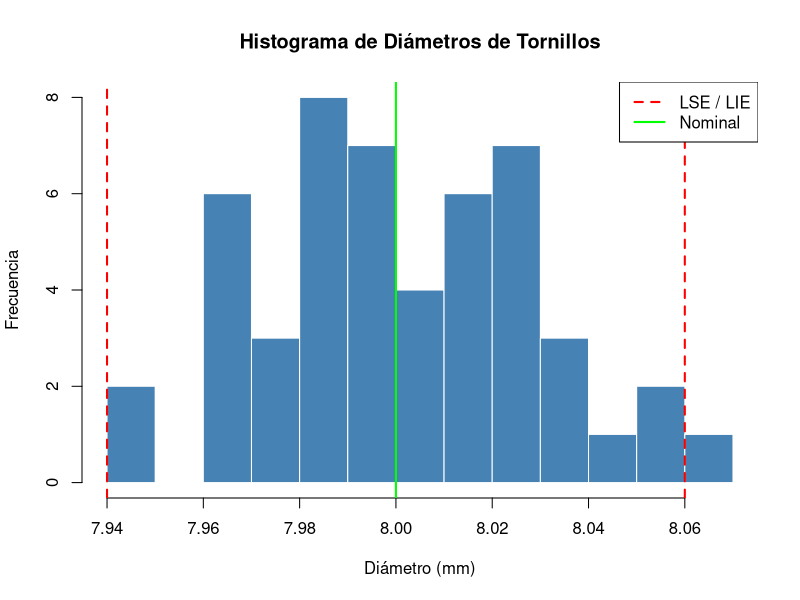
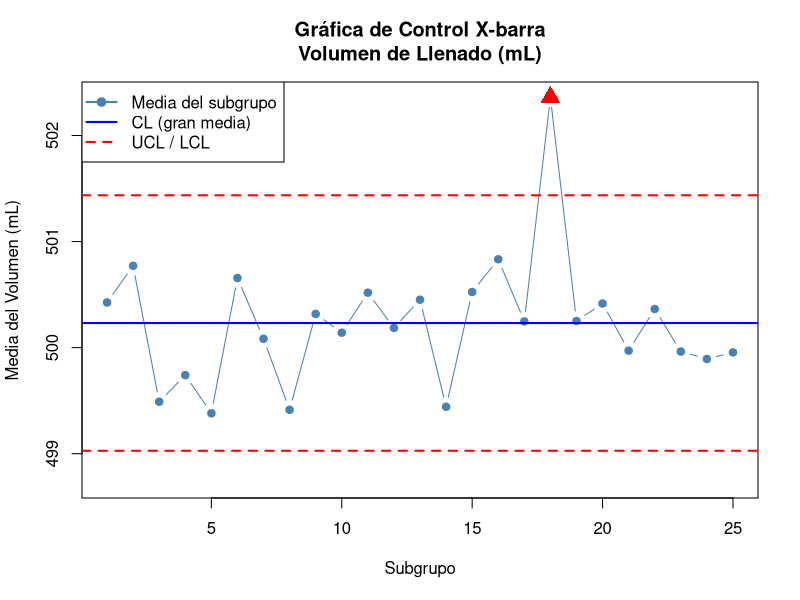
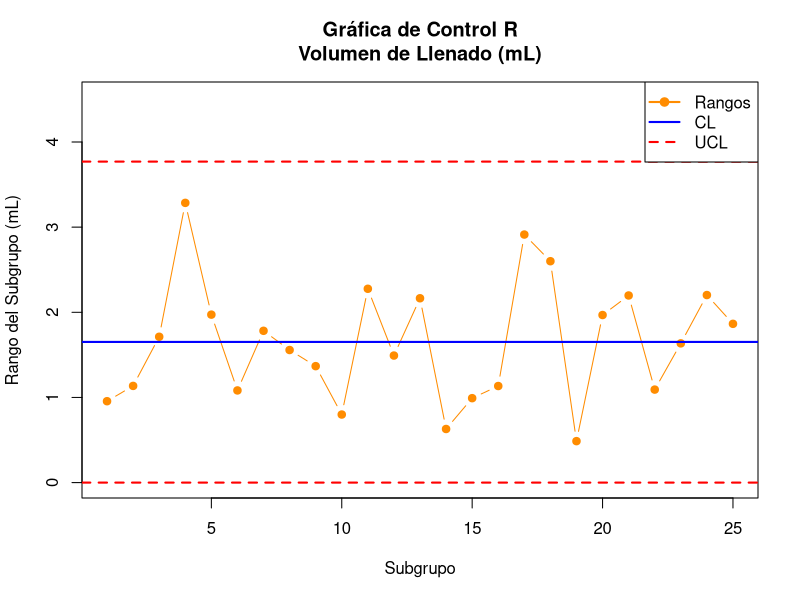
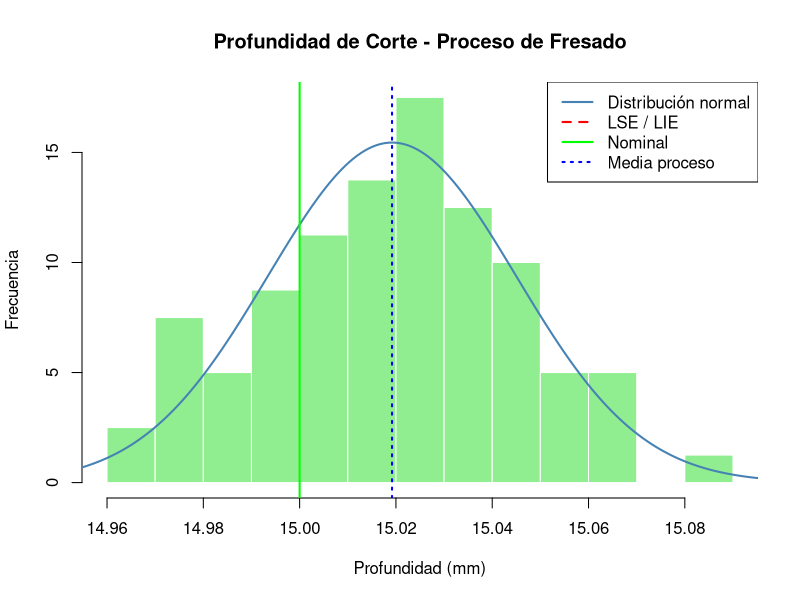
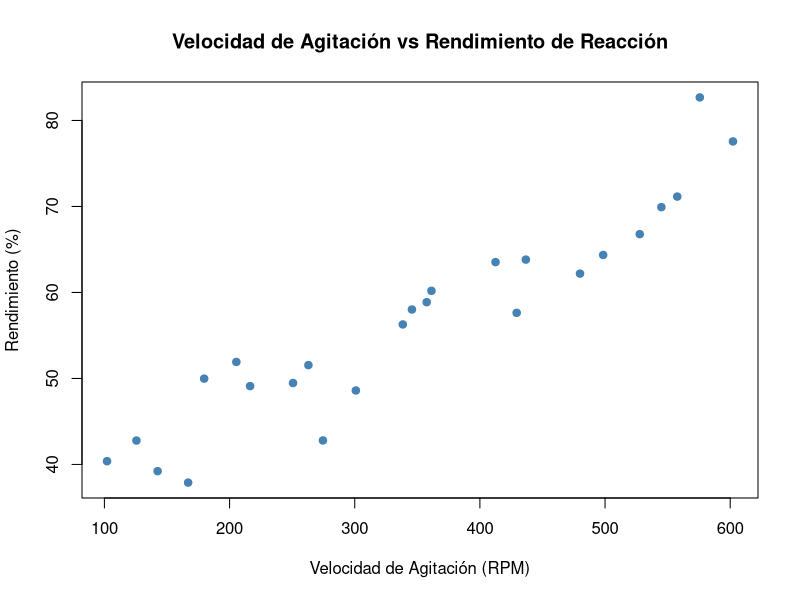
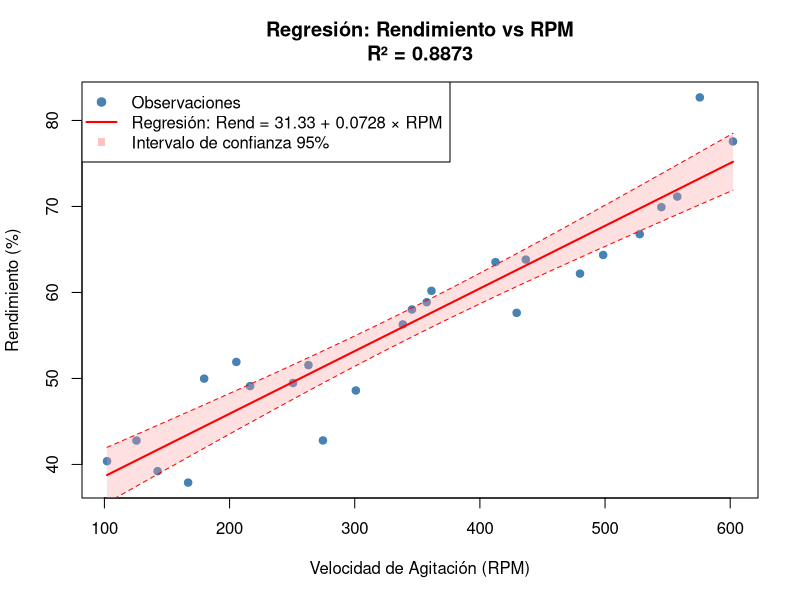
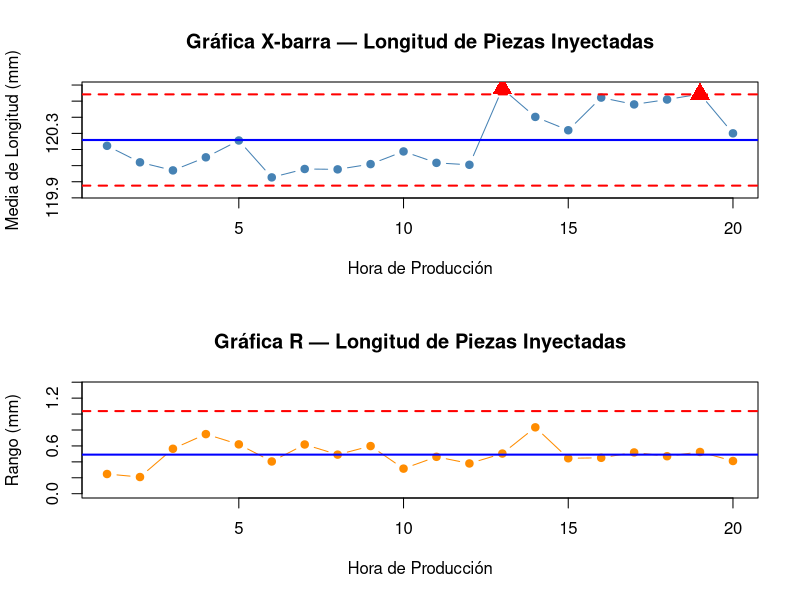

Write the R code that produced these figures, in order.
## ---- chunk 1
knitr::opts_chunk$set(echo = TRUE, comment = NA)
## ---- chunk 2
set.seed(123)
diametros <- round(rnorm(50, mean = 8.00, sd = 0.03), 3)
print(diametros)
## ---- chunk 3
# Calcula la media, mediana y moda del diámetro
media_d   <- mean(diametros)
mediana_d <- median(diametros)

# R no tiene función nativa para la moda, la calculamos manualmente:
moda_d <- as.numeric(names(sort(table(diametros), decreasing = TRUE)[1]))

cat("Media:   ", round(media_d, 4),   "mm\n")
cat("Mediana: ", round(mediana_d, 4), "mm\n")
cat("Moda:    ", moda_d, "mm\n")
## ---- chunk 4
# Rango, desviación estándar, varianza y coeficiente de variación
rango    <- diff(range(diametros))
sd_d     <- sd(diametros)
var_d    <- var(diametros)
cv       <- (sd_d / media_d) * 100

cat("Rango:                  ", round(rango, 4), "mm\n")
cat("Desviación estándar:    ", round(sd_d, 4),  "mm\n")
cat("Varianza:               ", round(var_d, 6), "mm²\n")
cat("Coeficiente de variación:", round(cv, 4),   "%\n")
## ---- chunk 5
LSE <- 8.06   # Límite Superior de Especificación
LIE <- 7.94   # Límite Inferior de Especificación

hist(diametros,
     main   = "Histograma de Diámetros de Tornillos",
     xlab   = "Diámetro (mm)",
     ylab   = "Frecuencia",
     col    = "steelblue",
     border = "white",
     breaks = 12)
abline(v = LSE,  col = "red",   lwd = 2, lty = 2)
abline(v = LIE,  col = "red",   lwd = 2, lty = 2)
abline(v = 8.00, col = "green", lwd = 2)
legend("topright",
       legend = c("LSE / LIE", "Nominal"),
       col    = c("red", "green"),
       lty    = c(2, 1),
       lwd    = 2)
## ---- chunk 6
set.seed(2024)
n_sg  <- 25    # número de subgrupos
n_tam <- 4     # tamaño de cada subgrupo

# Simulamos datos de producción
volumenes_mat <- matrix(
  rnorm(n_sg * n_tam, mean = 500.2, sd = 0.8),
  nrow = n_tam,
  ncol = n_sg
)

# Introducimos una causa especial en el subgrupo 18 (ajuste incorrecto)
volumenes_mat[, 18] <- volumenes_mat[, 18] + 2.5

cat("Matriz de datos (cada columna = 1 subgrupo):\n")
print(round(volumenes_mat, 2))
## ---- chunk 7
medias_sg <- colMeans(volumenes_mat)
rangos_sg <- apply(volumenes_mat, 2, function(x) diff(range(x)))

cat("Medias por subgrupo:\n")
print(round(medias_sg, 3))
cat("\nRangos por subgrupo:\n")
print(round(rangos_sg, 3))
## ---- chunk 8
# Constantes para n = 4
A2_n4 <- 0.729
D3_n4 <- 0
D4_n4 <- 2.282

X_doble_barra <- mean(medias_sg)
R_barra       <- mean(rangos_sg)

UCL_x <- X_doble_barra + A2_n4 * R_barra
LCL_x <- X_doble_barra - A2_n4 * R_barra

plot(1:n_sg, medias_sg,
     type = "b",
     pch  = 19,
     col  = "steelblue",
     ylim = range(c(medias_sg, UCL_x + 0.3, LCL_x - 0.3)),
     main = "Gráfica de Control X-barra\nVolumen de Llenado (mL)",
     xlab = "Subgrupo",
     ylab = "Media del Volumen (mL)")
abline(h = X_doble_barra, col = "blue",  lwd = 2)
abline(h = UCL_x,         col = "red",   lwd = 2, lty = 2)
abline(h = LCL_x,         col = "red",   lwd = 2, lty = 2)

# Detectar y resaltar puntos fuera de control
fuera_control <- which(medias_sg > UCL_x | medias_sg < LCL_x)
if (length(fuera_control) > 0) {
  points(fuera_control, medias_sg[fuera_control],
         col = "red", pch = 17, cex = 2)
  cat("⚠ Subgrupo(s) fuera de control:", fuera_control, "\n")
}

legend("topleft",
       legend = c("Media del subgrupo", "CL (gran media)", "UCL / LCL"),
       col    = c("steelblue", "blue", "red"),
       lty    = c(1, 1, 2),
       pch    = c(19, NA, NA),
       lwd    = 2)
## ---- chunk 9
UCL_R <- D4_n4 * R_barra
LCL_R <- D3_n4 * R_barra

plot(1:n_sg, rangos_sg,
     type = "b",
     pch  = 19,
     col  = "darkorange",
     ylim = c(0, max(rangos_sg, UCL_R) * 1.2),
     main = "Gráfica de Control R\nVolumen de Llenado (mL)",
     xlab = "Subgrupo",
     ylab = "Rango del Subgrupo (mL)")
abline(h = R_barra, col = "blue", lwd = 2)
abline(h = UCL_R,   col = "red",  lwd = 2, lty = 2)
abline(h = LCL_R,   col = "red",  lwd = 2, lty = 2)

fuera_R <- which(rangos_sg > UCL_R | rangos_sg < LCL_R)
if (length(fuera_R) > 0) {
  points(fuera_R, rangos_sg[fuera_R], col = "red", pch = 17, cex = 2)
  cat("⚠ Subgrupo(s) fuera de control en R:", fuera_R, "\n")
} else {
  cat("✓ Variabilidad bajo control estadístico\n")
}

legend("topright",
       legend = c("Rangos", "CL", "UCL"),
       col    = c("darkorange", "blue", "red"),
       lty    = c(1, 1, 2),
       pch    = c(19, NA, NA),
       lwd    = 2)
## ---- chunk 10
set.seed(55)
profundidad <- rnorm(80, mean = 15.02, sd = 0.028)  # proceso ligeramente descentrado

LSE_f <- 15.10
LIE_f <- 14.90
## ---- chunk 11
hist(profundidad,
     main   = "Profundidad de Corte - Proceso de Fresado",
     xlab   = "Profundidad (mm)",
     ylab   = "Frecuencia",
     col    = "lightgreen",
     border = "white",
     breaks = 15,
     freq   = FALSE)

# Curva normal superpuesta
x_vals <- seq(min(profundidad) - 0.02, max(profundidad) + 0.02, length.out = 200)
lines(x_vals, dnorm(x_vals, mean(profundidad), sd(profundidad)),
      col = "steelblue", lwd = 2)

abline(v = LSE_f,  col = "red",   lwd = 2, lty = 2)
abline(v = LIE_f,  col = "red",   lwd = 2, lty = 2)
abline(v = 15.00,  col = "green", lwd = 2)
abline(v = mean(profundidad), col = "blue", lwd = 2, lty = 3)

legend("topright",
       legend = c("Distribución normal", "LSE / LIE", "Nominal", "Media proceso"),
       col    = c("steelblue", "red", "green", "blue"),
       lty    = c(1, 2, 1, 3),
       lwd    = 2)
## ---- chunk 12
media_f  <- mean(profundidad)
sigma_f  <- sd(profundidad)

Cp_f  <- (LSE_f - LIE_f) / (6 * sigma_f)
Cpu_f <- (LSE_f - media_f) / (3 * sigma_f)
Cpl_f <- (media_f - LIE_f) / (3 * sigma_f)
Cpk_f <- min(Cpu_f, Cpl_f)

cat("=== ÍNDICES DE CAPACIDAD - PROCESO DE FRESADO ===\n\n")
cat("Media del proceso:       ", round(media_f, 4), "mm\n")
cat("Desviación estándar:     ", round(sigma_f, 4), "mm\n\n")
cat("Cp  =", round(Cp_f,  3), "\n")
cat("Cpu =", round(Cpu_f, 3), "\n")
cat("Cpl =", round(Cpl_f, 3), "\n")
cat("Cpk =", round(Cpk_f, 3), "\n\n")

# Interpretación automática
cat("--- Interpretación ---\n")
if (Cp_f >= 1.33) {
  cat("Cp: El proceso CABE dentro de las especificaciones (capaz por amplitud).\n")
} else {
  cat("Cp: El proceso NO cabe dentro de las especificaciones.\n")
}

if (Cpk_f >= 1.33) {
  cat("Cpk: El proceso está CENTRADO Y CAPAZ.\n")
} else if (Cpk_f >= 1.00) {
  cat("Cpk: El proceso es marginalmente capaz pero podría mejorar su centrado.\n")
} else {
  cat("Cpk: El proceso NO es capaz o NO está bien centrado — acción correctiva requerida.\n")
}

# PPM estimados
ppm <- (pnorm(LIE_f, media_f, sigma_f) + (1 - pnorm(LSE_f, media_f, sigma_f))) * 1e6
cat("\nPiezas No Conformes estimadas:", round(ppm, 1), "PPM\n")
## ---- chunk 13
set.seed(99)
rpm        <- seq(100, 600, length.out = 25) + rnorm(25, 0, 10)
rendimiento <- 30 + 0.08 * rpm + rnorm(25, 0, 4)  # relación lineal real

datos_reaccion <- data.frame(
  RPM         = round(rpm, 1),
  Rendimiento = round(rendimiento, 2)
)

cat("Primeras 8 observaciones:\n")
print(head(datos_reaccion, 8))
## ---- chunk 14
plot(datos_reaccion$RPM, datos_reaccion$Rendimiento,
     pch  = 19,
     col  = "steelblue",
     main = "Velocidad de Agitación vs Rendimiento de Reacción",
     xlab = "Velocidad de Agitación (RPM)",
     ylab = "Rendimiento (%)")
## ---- chunk 15
# Coeficiente de correlación
r <- cor(datos_reaccion$RPM, datos_reaccion$Rendimiento)
cat("Correlación de Pearson (r):", round(r, 4), "\n")

# Modelo de regresión
modelo_react <- lm(Rendimiento ~ RPM, data = datos_reaccion)
cat("\nCoeficientes del modelo:\n")
print(round(coef(modelo_react), 4))
cat("\nR² =", round(summary(modelo_react)$r.squared, 4), "\n")
## ---- chunk 16
nuevos_rpm <- data.frame(RPM = seq(min(rpm), max(rpm), length.out = 100))
pred_ic    <- predict(modelo_react, newdata = nuevos_rpm, interval = "confidence")

plot(datos_reaccion$RPM, datos_reaccion$Rendimiento,
     pch  = 19,
     col  = "steelblue",
     main = paste0("Regresión: Rendimiento vs RPM\nR² = ",
                   round(summary(modelo_react)$r.squared, 4)),
     xlab = "Velocidad de Agitación (RPM)",
     ylab = "Rendimiento (%)")

# Banda de confianza del 95%
polygon(c(nuevos_rpm$RPM, rev(nuevos_rpm$RPM)),
        c(pred_ic[, "lwr"], rev(pred_ic[, "upr"])),
        col = rgb(1, 0.6, 0.6, 0.3),
        border = NA)

lines(nuevos_rpm$RPM, pred_ic[, "fit"], col = "red",   lwd = 2)
lines(nuevos_rpm$RPM, pred_ic[, "lwr"], col = "red",   lwd = 1, lty = 2)
lines(nuevos_rpm$RPM, pred_ic[, "upr"], col = "red",   lwd = 1, lty = 2)

legend("topleft",
       legend = c("Observaciones",
                  paste0("Regresión: Rend = ",
                         round(coef(modelo_react)[1], 2), " + ",
                         round(coef(modelo_react)[2], 4), " × RPM"),
                  "Intervalo de confianza 95%"),
       col    = c("steelblue", "red", rgb(1, 0.6, 0.6, 0.6)),
       pch    = c(19, NA, 15),
       lty    = c(NA, 1, NA),
       lwd    = 2)
## ---- chunk 17
cat("=== PREDICCIONES DEL MODELO ===\n\n")

nuevas_cond <- data.frame(RPM = c(200, 350, 500))
pred_result <- predict(modelo_react,
                       newdata  = nuevas_cond,
                       interval = "prediction",
                       level    = 0.95)

tabla_pred <- data.frame(
  RPM                  = nuevas_cond$RPM,
  Rendimiento_Predicho = round(pred_result[, "fit"], 2),
  LI_95                = round(pred_result[, "lwr"], 2),
  LS_95                = round(pred_result[, "upr"], 2)
)
print(tabla_pred)

cat("\nConclusión: Para maximizar el rendimiento, se recomienda operar\n")
cat("a la mayor velocidad de agitación posible dentro del rango seguro.\n")
## ---- chunk 18
set.seed(2025)
n_horas    <- 20
tam_sg5    <- 5
# Proceso con ligera deriva a partir de la hora 12
longitudes_base <- rnorm(n_horas * tam_sg5, mean = 120.1, sd = 0.2)
# Introducimos deriva: a partir del subgrupo 12, la media sube 0.3 mm
indice_deriva <- (12 * tam_sg5 + 1):(n_horas * tam_sg5)
longitudes_base[indice_deriva] <- longitudes_base[indice_deriva] + 0.4

longitudes_mat <- matrix(longitudes_base, nrow = tam_sg5, ncol = n_horas)
## ---- chunk 19
all_data <- as.vector(longitudes_mat)
cat("=== ESTADÍSTICAS DESCRIPTIVAS ===\n")
cat("N total de mediciones:", length(all_data), "\n")
cat("Media:               ", round(mean(all_data), 4), "mm\n")
cat("Desviación estándar: ", round(sd(all_data), 4),   "mm\n")
cat("Mínimo:              ", round(min(all_data), 4),  "mm\n")
cat("Máximo:              ", round(max(all_data), 4),  "mm\n")
## ---- chunk 20
medias_5 <- colMeans(longitudes_mat)
rangos_5  <- apply(longitudes_mat, 2, function(x) diff(range(x)))

# Constantes para n=5
A2_5 <- 0.577; D3_5 <- 0; D4_5 <- 2.114

X2barra_5 <- mean(medias_5)
R5barra   <- mean(rangos_5)
UCL_x5    <- X2barra_5 + A2_5 * R5barra
LCL_x5    <- X2barra_5 - A2_5 * R5barra
UCL_R5    <- D4_5 * R5barra

par(mfrow = c(2, 1))

# Gráfica X-barra
plot(1:n_horas, medias_5,
     type = "b", pch = 19, col = "steelblue",
     ylim = range(c(medias_5, UCL_x5 + 0.05, LCL_x5 - 0.05)),
     main = "Gráfica X-barra — Longitud de Piezas Inyectadas",
     xlab = "Hora de Producción", ylab = "Media de Longitud (mm)")
abline(h = X2barra_5, col = "blue", lwd = 2)
abline(h = UCL_x5,    col = "red",  lwd = 2, lty = 2)
abline(h = LCL_x5,    col = "red",  lwd = 2, lty = 2)
fuera_5 <- which(medias_5 > UCL_x5 | medias_5 < LCL_x5)
if (length(fuera_5) > 0)
  points(fuera_5, medias_5[fuera_5], col = "red", pch = 17, cex = 2)

# Gráfica R
plot(1:n_horas, rangos_5,
     type = "b", pch = 19, col = "darkorange",
     ylim = c(0, max(rangos_5, UCL_R5) * 1.3),
     main = "Gráfica R — Longitud de Piezas Inyectadas",
     xlab = "Hora de Producción", ylab = "Rango (mm)")
abline(h = R5barra, col = "blue", lwd = 2)
abline(h = UCL_R5,  col = "red",  lwd = 2, lty = 2)

par(mfrow = c(1, 1))

cat("Subgrupos fuera de control (X-barra):", fuera_5, "\n")
## ---- chunk 21
LSE_5 <- 120.8
LIE_5 <- 119.2
d2_5  <- 2.326

sigma_5 <- R5barra / d2_5
media_5 <- mean(all_data)

Cp5  <- (LSE_5 - LIE_5) / (6 * sigma_5)
Cpu5 <- (LSE_5 - media_5) / (3 * sigma_5)
Cpl5 <- (media_5 - LIE_5) / (3 * sigma_5)
Cpk5 <- min(Cpu5, Cpl5)

cat("=== ÍNDICES DE CAPACIDAD ===\n")
cat("Cp  =", round(Cp5,  3), "\n")
cat("Cpk =", round(Cpk5, 3), "\n\n")
cat("Conclusión:",
    ifelse(Cpk5 >= 1.33,
           "Proceso capaz. Mantener monitoreo.",
           "Proceso requiere mejora. Investigar causa de deriva."), "\n")
